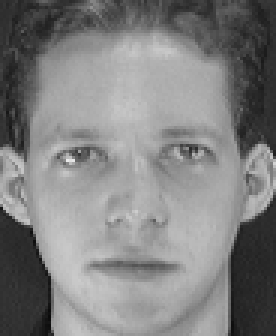
#> input picture data/orl_faces/Training/s1/1.pgm, 92 x 112 px (shown 3 times larger); its folder holds only this picture in this run
$ jupyter execute --allow-errors NMF_in_Facial_Recognition.ipynb   (shell and % lines are left out)
#> lines starting #> are read from the running program, lines starting #| are printed output that depends on the picture
<a href="https://colab.research.google.com/github/VanHoann/NMF_in_Facial_Recognition/blob/main/NMF_in_Facial_Recognition.ipynb" target="_parent"></a>

[cell 1]
cd NMF_in_Facial_Recognition

# Non-negative Matrix Factorization (NMF) with Face datasets
**MATH4995: Capstone Project for Data Science, Fall 2022**

TRINH Van Hoan, VUONG Tung Duong

## Introduction

In this notebook, we examine 2 non-negative matrix factorization versions: $L_{2}$-norm and Kullback-Leibler divergence. Our aim is to establish the performance of these different approaches, and their performance and robustness in related tasks in Facial recognition while managing computational complexity, sensitivity to noise and more.

To execute the code you just need to go through the notebook and executing all cells.
* ***Load and preprocessing data*** contains the function to load and preprocess the images. In this section, you should add the path to the folder with the datasets, in case you use Google Colab you need to add the datasets to your Drive account and mount your Drive folder into the notebook.
* ***Utils Functions*** contains functions that are used in the implementation of our algorithms. The functions to generate noise are contained in this section as well as the functions to calculate the metrics.
* ***Non-negative Matrix Factorization*** contains the implementation of our algorithms.
* ***Experiments*** has the experiments we have executed to analyze the performance of the NMF algorithms.
* ***Appendix*** contains some images generated for the report.

[cell 2]
import numpy as np
import os
from time import time
import numpy as np
from PIL import Image
import matplotlib.pyplot as plt
from collections import Counter
from scipy import misc
from sklearn.cluster import KMeans
from sklearn.metrics import accuracy_score
from sklearn.metrics import normalized_mutual_info_score
from sklearn.preprocessing import normalize
np.warnings.filterwarnings('ignore')

## 1.- Load and Preprocessing Data

This section contains the function to load and preprocess the data. The function `load_data` is used to load the data and it applies a scale factor for zooming out the images, in this case we use `reduce=3`.

**Note:** In this section you need to add the path to the folder with the datasets. Additionally, if you use Google Colab you just need to mount your Drive Folder using the lines above.

[cell 3]
def load_data(root='', reduce=4):
    """
    Load ORL (or Extended YaleB) dataset to numpy array.

    Args:
        root: path to dataset.
        reduce: scale factor for zooming out images.

    """
#> called with root = 'data/orl_faces/Training', reduce = 3
    images, labels = [], []

    for i, person in enumerate(sorted(os.listdir(root))):

        if not os.path.isdir(os.path.join(root, person)):
            continue

        for fname in os.listdir(os.path.join(root, person)):

            # load image.
            img = Image.open(os.path.join(root, person, fname))
#> img is the input picture: PIL image 92x112 L; min 11, max 234, mean 128.3
            img = img.convert('L') # grey image

            # reduce computation complexity.
            img = img.resize([s//reduce for s in img.size])
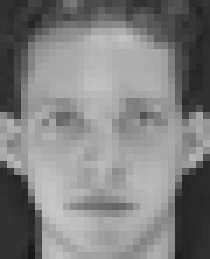
#> img: PIL image 30x37 L (shown 7 times larger); min 24, max 198, mean 128.4

            # convert image to numpy array.
            img = np.asarray(img).reshape((-1,1))
#> img = 1110 values, max 198 at index 817, min 24 at index 1084, mean 128.4

            # Preprocessing
            # Normalize to the range 0-1
            img = img  / 255.0
#> img = 1110 values, max 0.776 at index 817, min 0.0941 at index 1084, mean 0.503

            # collect data and label.
            images.append(img)
            labels.append(i)

    # concate all images and labels.
    images = np.concatenate(images, axis=1)
#> images = 1110 pairs, first value 0.0941 to 0.776, second value 0.051 to 0.8
    labels = np.array(labels)

    return images, labels

The datasets used to conduct the experiments are ORL and Yale face dataset.

* The Yale face dataset we used contains 165 images of 15 subjects under different poses and illumination conditions. We load the sample images, using $\text{reduce constant}=3$, into vectors with 8586 elements.

* The ORL dataset contains 400 images of 40 distinct subjects. The images were taken varying the lighting, facial expressions and facial details (some subjects wear glasses).  We applied a `reduce constant=3` to load the sample images into vectors with 1100 elements.

[cell 4]
# Reading data - You need to add the path to the folder with the datasets here.
X, Y = load_data("data/orl_faces/Training", reduce=3)
#> X has the same summary as images in load_data; Y = [0, 1]

As we mentioned before, we can observe that the ORL dataset contains 400 images (360 training and 40 testing) and the images have been loaded into vectors with 1100 elements - `reduce constante = 3`.

[cell 5]
print(f"Shape X: {X.shape}")
#| Shape X: (1110, 2)
print(f"Shape Y: {Y.shape}")
#| Shape Y: (2,)

## 2.- Utils Functions

In this section, you will find general functions that will be used in the implementation of the NMF algorithms.

[cell 6]
def array2img(array, w=28, h=28):
    """
    Function to convert an 1D array image into a 2D matrix

    :param array: 1D array which we want to convert into a 2D matrix
    :param w: Width image
    :param h: Height image
    """
#> called with array = array of shape (1110,), w = 37, h = 30
    return np.asarray(array).reshape(w, h)

[cell 7]
# Reduce Factor = 3
img_size = [i//3 for i in (92, 112)] # ORL

test_img = array2img(X[:, 0],
                     h=img_size[0],
                     w=img_size[1])

plt.imshow(test_img, cmap=plt.cm.gray)

### 2.1.- Noise Functions

Functions implemented to generate and add noise to the original images.

#### 2.1.1.- Salt and Pepper Noise

The noise is generated by randomly change some pixel values in the image. The parameters to tune the salt and pepper noise are *p* and *s_vs_p*. The parameter *p* indicates the noise level, for instance `p=0.1` indicates that the `10%` of the pixel values in the image should be modified. On the other hand, the parameter *s_vs_p* controls the ratio between **Salt and Pepper noise**. For example, if `s_vs_p=0.2`, then `20%` of the modified pixel values should be white.

[cell 8]
def salt_pepper_noise(array_img, p=0.4, s_vs_p=0.3):
  """
  Function to apply salt pepper noise to images.

  For example if p = 0:4, then 40% of the pixel values in a image should
  be modified to either 255 (white) or 0 (black). The parameter s_vs_p controls
  the ratio of being 255 (white) to the number of modified pixel values.
  For example, if s_vs_p = 0:3, then 30% of the modified pixel values
  should be 255 (white).

  :param array_img: Image in 1D array format
  :param p: Percentage of noise
  :param s_vs_p: Percentage of white pixels
  """

  img = np.copy(array_img)

  # Get percentage of noise
  p_noise = int(p*len(img))
  # Percentage of noise with white pixels
  r_white = int(s_vs_p*p_noise)

  noisy_img = np.zeros((img.shape[0], img.shape[1]))
  for i in range(img.shape[1]):
    img_i = img[:, i]

    # Noise pixels
    noise_idx = np.random.choice(np.arange(len(img)),
                                size=p_noise,
                                replace=False)

    # Salt pixels
    salt_idx = np.random.choice(np.arange(len(noise_idx)),
                                size=r_white,
                                replace=False)

    salt_noise = np.take(noise_idx, salt_idx)

    # Pepper pixels
    pepper_noise = np.delete(noise_idx, salt_idx)

    # Add noise
    img_i[salt_noise] = 1
    img_i[pepper_noise] = 0

    noisy_img[:, i] = img_i
  return noisy_img

#### 2.1.2.- Gaussian Noise

The **Gaussian Noise**, also known as electronic noise because usually happens in amplifiers or detectors, generates disturbs in the gray values in the digital images. It can be described as below:

\begin{equation}
 \begin{aligned}
    P(g) = \sqrt{\frac{1}{2\pi \sigma^2}}^{-\frac{(g - \mu)^2}{2 \sigma ^2}}
 \end{aligned}
\end{equation}

where $g$ indicates the gray value, $\sigma$ the standard deviation and $\mu$ the mean.

[cell 9]
def gaussian_noise_2d(image, mean=0, sigma=0.05):
  """
  Function to apply gaussian noise to images.

  :param array_img: Image in 2D array format
  :param mean: Zero mean for white noise
  :param sigma: It affects to the -average noise power
  """

  return np.clip(image + np.random.normal(mean,sigma,(image.shape)), 0, 1)

#### 2.1.3.- Laplace Noise

Laplace Noise is generated by the **Laplace Distribution** and it is pretty similar to the Gaussian Distribution although it has a sharper peak around the mean value. The Laplace Distribution can be described as below:

\begin{equation}
\begin{aligned}
    f(x|\mu, \lambda) = \frac{1}{2\lambda}\exp(-\frac{|x - \mu|}{\lambda}) = \frac{1}{2\lambda}
    \begin{cases}
      \exp(-\frac{\mu - x}{\lambda}) & \text{if $x < \mu$}\\
      \exp(-\frac{x - \mu}{\lambda}) & \text{if $x \geq \mu$}
    \end{cases}
\end{aligned}
\end{equation}

where $\mu$ denotes the mean value and $\lambda$ is a scale parameter.

[cell 10]
def laplace_noise(image, loc=0, scale=0.05):
  """
  Function to apply laplacian noise to images.

  :param array_img: Image in 2D array format
  :param loc: The position, \mu, of the distribution peak
  :param scale: \lambda, the exponential decay. Default is 1. Must be non- negative.
  """
  return np.clip(image + np.random.laplace(loc, scale, image.shape), 0, 1)

In the next cell, we are presenting an example image with the different types of noise implemented before.

[cell 11]
# Example noise
plt.figure(figsize=(10,10), dpi=120)
for i in range(3):
    plt.subplot(1, 3, i+1)
    plt.xticks([])
    plt.yticks([])
    plt.grid(False)

    if i == 0:
      X_noisy = salt_pepper_noise(X, p=0.3, s_vs_p=0.5)
      title = "Salt and Pepper Noise"
    elif i == 1:
      X_noisy = gaussian_noise_2d(X, mean=0, sigma=0.05)
      title = "Gaussian Noise"
    else:
      X_noisy = laplace_noise(X, loc=0, scale=0.11)
      title = "Laplace Noise"

    test_img_noise = array2img(X_noisy[:, 0],
                               h=img_size[0],
                               w=img_size[1])

    # Set title
    plt.title(f'{title}', fontsize=12)

    # Get label for this image
    plt.imshow(test_img_noise, cmap=plt.cm.gray)
#> this loop made 3 passes
#> (p_noise in salt_pepper_noise, r_white in salt_pepper_noise) on pass 1: (333, 166)
#> pass 1, `test_img_noise = array2img(X_noisy[:, 0], h=img_size[0], w=img_size[1])`:
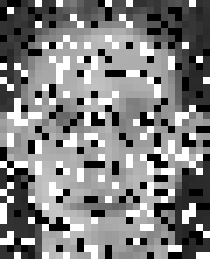
#> test_img_noise: shape (37, 30) float64 (shown 7 times larger); min 0, max 1, mean 0.5
#> pass 2, `test_img_noise = array2img(X_noisy[:, 0], h=img_size[0], w=img_size[1])`:
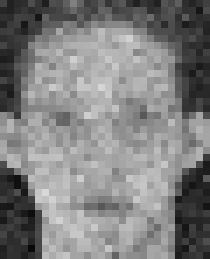
#> test_img_noise: shape (37, 30) float64 (shown 7 times larger); min 0.0387, max 0.847, mean 0.5
#> pass 3, `test_img_noise = array2img(X_noisy[:, 0], h=img_size[0], w=img_size[1])`:
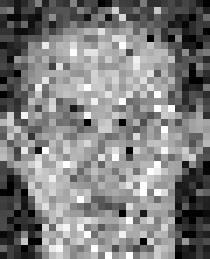
#> test_img_noise: shape (37, 30) float64 (shown 7 times larger); min 0, max 1, mean 0.5
plt.show()
#> (the rest of the program and of its run is left out)
